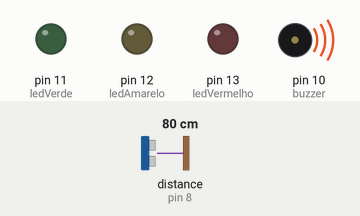
A sketch run on a simulated Arduino Uno, built with avr-gcc and run on an emulated ATmega328P. Parts: output pins drawn as LEDs (lit = HIGH), buzzer (waves = sounding, pin HIGH). Wiring (inferred from the names in the program): ultrasonic range finder: trigger pin 9; echo pin 8. The test bench sets the inputs (shaded band); at power-on: distance to the obstacle (sensor on pin 8) 80 cm. The echo pulse lasts 58.3 µs per cm; pins used as bus, display or sensor lines are not drawn.

Above: at 1.2 s.
1.3 s: distance to the obstacle (sensor on pin 8) set to 19 cm
2.8 s: distance to the obstacle (sensor on pin 8) set to 15 cm
At 4.7 s:
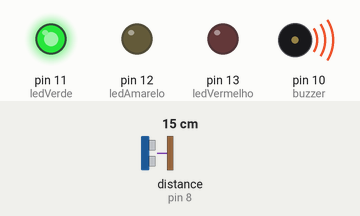
5.8 s: distance to the obstacle (sensor on pin 8) set to 2 cm
At 6.1 s:
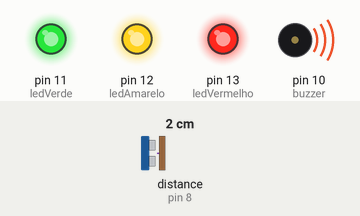
8.8 s: distance to the obstacle (sensor on pin 8) set to 5 cm
At 9.6 s:
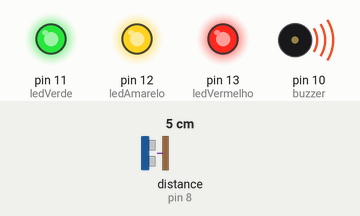
11.8 s: distance to the obstacle (sensor on pin 8) set to 7 cm
At 12.18 s:
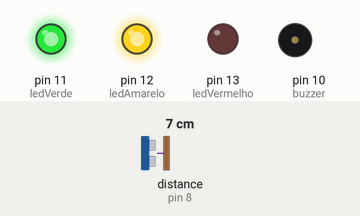
14.8 s: distance to the obstacle (sensor on pin 8) set to 4 cm
Timing chart, 0 to 18.8 s (numbered marks = the images above; inputs shaded):
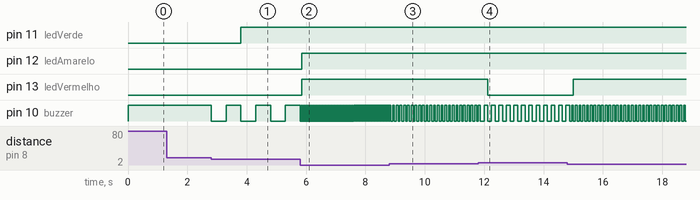

Measured:
- the behaviour switches between 17 and 16 cm on distance to the obstacle (sensor on pin 8) (found by bisection; images 0 and 1)
- the behaviour switches between 3 and 4 cm on distance to the obstacle (sensor on pin 8) (found by bisection; images 2 and 3)
- the behaviour switches between 5 and 6 cm on distance to the obstacle (sensor on pin 8) (found by bisection; images 3 and 4)
- after the input at 1.3 s, every drawn part: stays the same
- after the input at 2.8 s, pin 11 (ledVerde): LOW → HIGH after 1.0 s; pin 10 (buzzer): alternates HIGH for 0.50 s and LOW for 0.50 s, starting at once
- after the input at 5.8 s, pin 12 (ledAmarelo), pin 13 (ledVermelho): LOW → HIGH after 0.06 s; pin 10 (buzzer): alternates HIGH for 0.03 s and LOW for 0.03 s, starting at once
- after the input at 8.8 s, pin 10 (buzzer): alternates HIGH for 0.06 s and LOW for 0.06 s, starting after 0.11 s
- after the input at 11.8 s, pin 13 (ledVermelho): HIGH → LOW after 0.32 s
- after the input at 14.8 s, pin 13 (ledVermelho): LOW → HIGH after 0.21 s; pin 10 (buzzer): alternates HIGH for 0.06 s and LOW for 0.06 s, starting after 0.14 s

The sketch:

sensorDeRe1.ino
```cpp
#define ledVermelho 13
#define ledAmarelo 12
#define ledVerde 11
#define buzzer 10

int trigger = 9;
float echo = 8;

void setup()
{
  pinMode(trigger, OUTPUT);
  pinMode(echo, INPUT);

  pinMode(buzzer, OUTPUT);
  pinMode(ledVermelho, OUTPUT);
  pinMode(ledAmarelo, OUTPUT);
  pinMode(ledVerde, OUTPUT);
}

void loop()
{
  digitalWrite(trigger, LOW);
  delayMicroseconds(2);
  digitalWrite(trigger, HIGH);
  delayMicroseconds(10);
  digitalWrite(trigger, LOW);
  long duration = pulseIn(echo, HIGH);
  double distancia = duration/58;

  digitalWrite(buzzer, HIGH);

  if(distancia <= 15 && distancia > 10)
  {
    digitalWrite(buzzer, LOW);
    delay(500);
    digitalWrite(buzzer, HIGH);
    delay(500);

    digitalWrite(ledVermelho, LOW);
    digitalWrite(ledAmarelo, LOW);
    digitalWrite(ledVerde, HIGH);
  }
  if(distancia <= 10 && distancia > 7)
  {
    digitalWrite(buzzer, LOW);
    delay(250);
    digitalWrite(buzzer, HIGH);
    delay(250);

    digitalWrite(ledVermelho, LOW);
    digitalWrite(ledAmarelo, HIGH);
    digitalWrite(ledVerde, HIGH);
  }
  if(distancia <= 7 && distancia > 4)
  {
    digitalWrite(buzzer, LOW);
    delay(125);
    digitalWrite(buzzer, HIGH);
    delay(125);

    digitalWrite(ledVermelho, LOW);
    digitalWrite(ledAmarelo, HIGH);
    digitalWrite(ledVerde, HIGH);
  }
  if(distancia <= 4 && distancia > 2)
  {
    digitalWrite(buzzer, LOW);
    delay(63);
    digitalWrite(buzzer, HIGH);
    delay(62);

    digitalWrite(ledVermelho, HIGH);
    digitalWrite(ledAmarelo, HIGH);
    digitalWrite(ledVerde, HIGH);
  }
  if(distancia <= 2)
  {
    digitalWrite(buzzer, LOW);
    delay(25);
    digitalWrite(buzzer, HIGH);
    delay(25);

    digitalWrite(ledVermelho, HIGH);
    digitalWrite(ledAmarelo, HIGH);
    digitalWrite(ledVerde, HIGH);
  }
}
```
